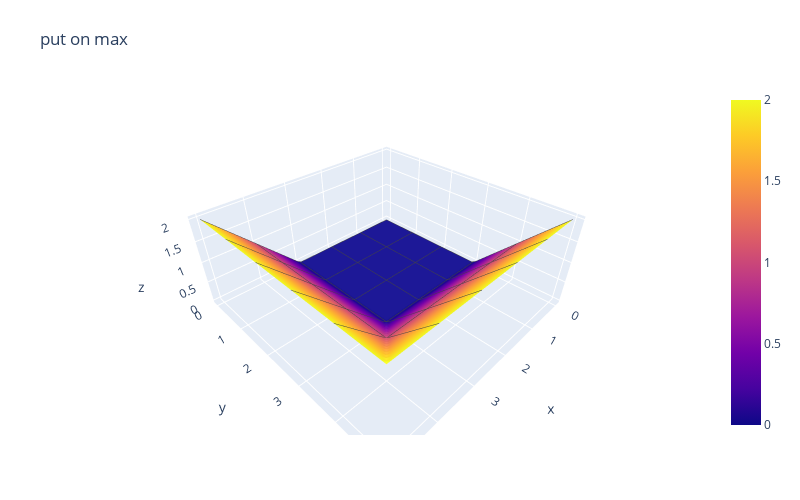

The cell this chart's notebook holds for it:
### Code cell
Xgrid = np.linspace(0, 5, 50)
Ygrid = Xgrid
Xgrid, Ygrid = np.meshgrid(Xgrid, Ygrid)
K = 3
fig = go.Figure(data = [go.Surface(contours = {'x':{'show':True}, 'y':{'show':True}},
                                   x = Xgrid, y = Ygrid, z = payoff_call_on_max(Xgrid, Ygrid, K))])
fig.update_layout(title='put on max', autosize=False,
                  width=800, height=500,
                  margin=dict(l=65, r=50, b=65, t=90))
fig.show()

### Figure 1 — Plotly figure (JSON) as saved in the notebook; plotly's stock layout.template omitted (floating-point values rounded to 4 significant figures; data arrays with more than 128 entries replaced by an {"elided": "..."} marker saying what was removed)
{"data": [{"contours": {"x": {"show": true}, "y": {"show": true}}, "type": "surface", "x": {"elided": "50x50 float values"}, "y": {"elided": "50x50 float values"}, "z": {"elided": "50x50 float values"}}], "layout": {"autosize": false, "height": 500, "margin": {"b": 65, "l": 65, "r": 50, "t": 90}, "title": {"text": "put on max"}, "width": 800}}
